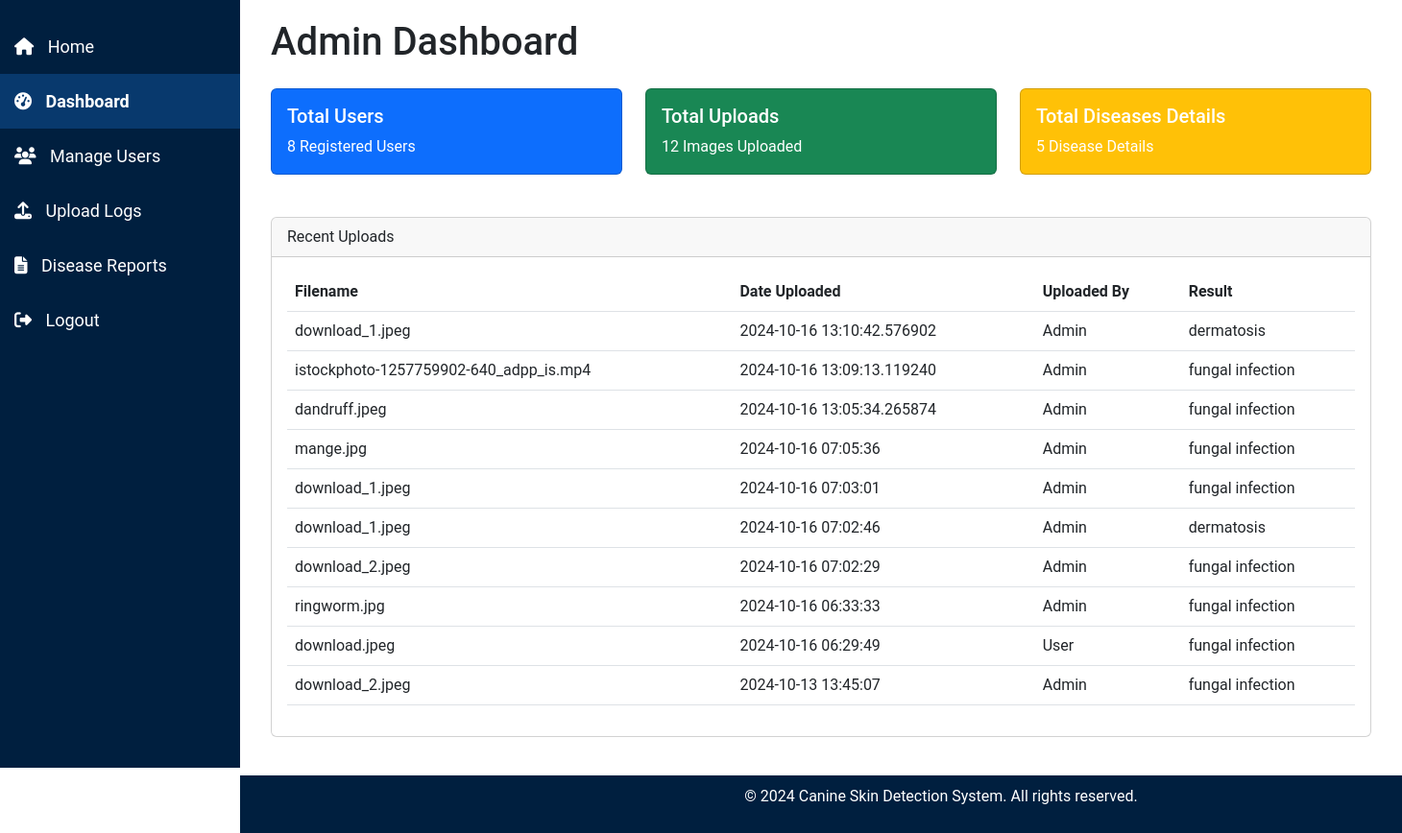
Before: /admin/admin_dashboard (signed in) with the older database file.
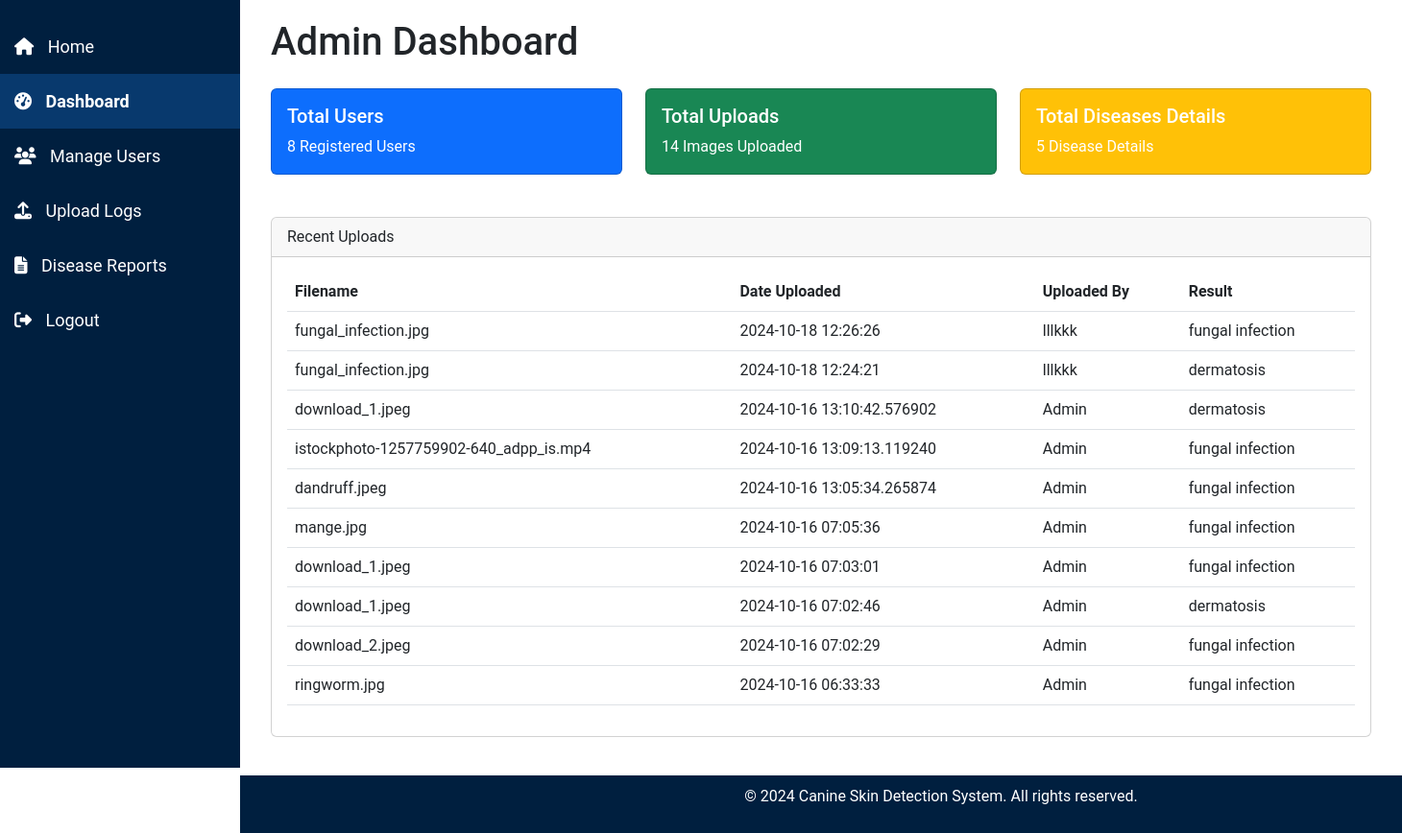
After: the same page with the newer database file.
### tables this page shows
CREATE TABLE uploads (
    id INTEGER PRIMARY KEY AUTOINCREMENT,
    filename TEXT NOT NULL,
    upload_date TIMESTAMP DEFAULT CURRENT_TIMESTAMP,
    file_type TEXT NOT NULL,
    result TEXT NOT NULL,  -- Add a column for storing the result (disease name)
    username TEXT NOT NULL  -- Store the username instead of user_id
);

### admin.py (the view)
@admin.route('/admin_dashboard')
def admin_dashboard():
    if 'user' not in session or session.get('role') != 'admin':
        flash('Access denied! Admins only.', 'danger')
        return redirect(url_for('index'))
    conn = get_db_connection()
    total_users = conn.execute('SELECT COUNT(*) FROM users').fetchone()[0]
    total_uploads = conn.execute('SELECT COUNT(*) FROM uploads').fetchone()[0]
    total_reports = conn.execute('SELECT COUNT(*) FROM diseases').fetchone()[0]
    recent_uploads = conn.execute('SELECT filename, upload_date, username, result FROM uploads ORDER BY upload_date DESC LIMIT 10').fetchall()
    conn.close()
    return render_template('admin/admin_dashboard.html', total_users=total_users, total_reports=total_reports, total_uploads=total_uploads, recent_uploads=recent_uploads)

### db.py (called while the page is built)
def get_db_connection():
    conn = sqlite3.connect('site.db')
    conn.row_factory = sqlite3.Row  # Allows accessing rows as dictionaries
    return conn

### templates/admin/admin_dashboard.html (shortened to what this page needs)
<!DOCTYPE html>
<html lang="en">
<head>
    <link href="https://cdn.jsdelivr.net/npm/bootstrap@5.3.0-alpha1/dist/css/bootstrap.min.css" rel="stylesheet">
    <link rel="stylesheet" href="{{ url_for('static', filename='css/admin_styles.css') }}">
</head>
<body>
    {% include 'partials/admin_sidebar.html' %}
    <div class="content">
        <div class="container-fluid">
            <h1 class="mb-4">Admin Dashboard</h1>
            <div class="row">
                <div class="col-lg-4 col-md-6">
                    <div class="card text-white bg-primary">
                        <div class="card-body">
                            <h5 class="card-title">Total Users</h5>
                            <p class="card-text">{{ total_users }} Registered Users</p>
                        </div>
                    </div>
                </div>
                <div class="col-lg-4 col-md-6">
                    <div class="card text-white bg-success">
                        <div class="card-body">
                            <h5 class="card-title">Total Uploads</h5>
                            <p class="card-text">{{ total_uploads }} Images Uploaded</p>
                        </div>
                    </div>
                </div>
                <div class="col-lg-4 col-md-6">
                    <div class="card text-white bg-warning">
                        <div class="card-body">
                            <h5 class="card-title">Total Diseases Details</h5>
                            <p class="card-text">{{ total_reports }} Disease Details</p>
                        </div>
                    </div>
                </div>
            </div>
            <div class="card mt-4">
                <div class="card-header">
                    Recent Uploads
                </div>
                <div class="card-body">
                    <table class="table table-hover">
                        <thead>
                            <tr>
                                <th>Filename</th>
                                <th>Date Uploaded</th>
                                <th>Uploaded By</th>
                                <th>Result</th>
                            </tr>
                        </thead>
                        <tbody>
                            {% for upload in recent_uploads %}
                            <tr>
                                <td>{{ upload.filename }}</td>
                                <td>{{ upload.upload_date }}</td>
                                <td>{{ upload.username }}</td>
                                <td>{{ upload.result }}</td>
                            </tr>
                            {% endfor %}
                        </tbody>
                    </table>
                </div>
            </div>
        </div>
    </div>
    {% include 'partials/footer_admin.html' %}
</body>
</html>

Changed rows visible on the page:
no longer on this page (row unchanged): uploads: filename "download.jpeg", upload_date "2024-10-16 06:29:49", username "User", result "fungal infection"
no longer on this page (row unchanged): uploads: filename "download_2.jpeg", upload_date "2024-10-13 13:45:07", username "Admin", result "fungal infection"
added uploads: filename "fungal_infection.jpg", upload_date "2024-10-18 12:26:26", username "lllkkk", result "fungal infection"
added uploads: filename "fungal_infection.jpg", upload_date "2024-10-18 12:24:21", username "lllkkk", result "dermatosis"
Other visible differences:
{{ total_uploads }}: "12" → "14"
